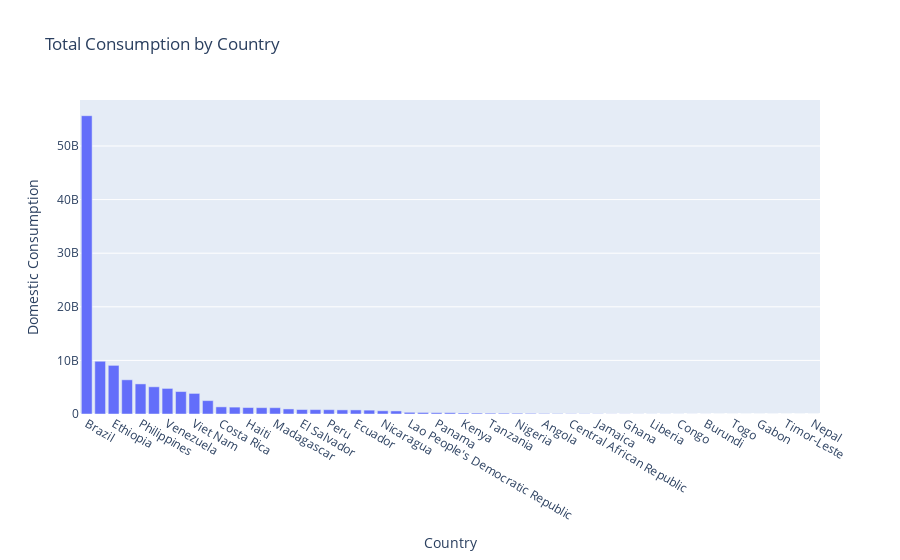
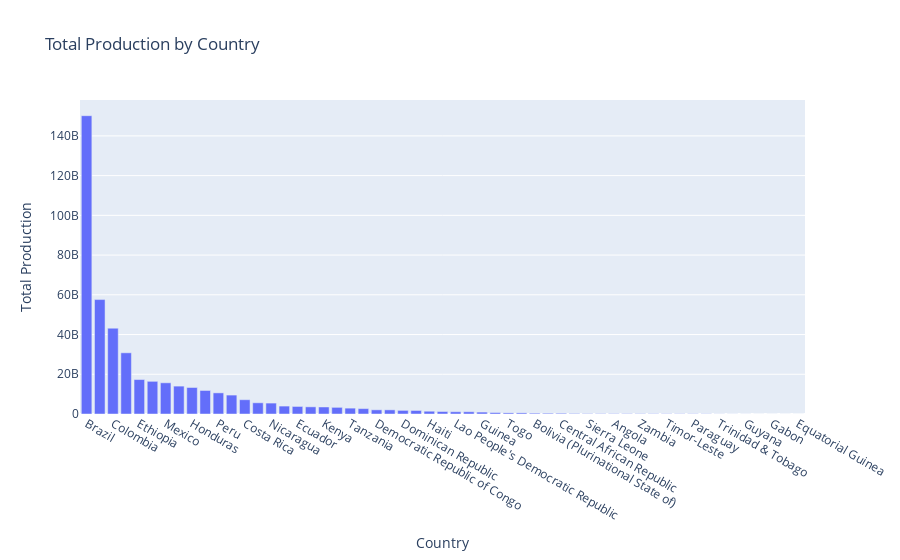

The code cell stored with these charts, in order, in its notebook:
### Markdown cell above
### Examining total Production + Consumption

### Code cell
grouped_consumption = domestic_consumption[['Country', 'Domestic Consumption']].groupby(['Country']).sum().reset_index()
grouped_production = coffee_production[['Country', 'Total Production']].groupby(['Country']).sum().reset_index()
grouped_consumption.head(10)
consumption_fig = px.bar(grouped_consumption.sort_values(by = 'Domestic Consumption', ascending= False), 
                         x = 'Country', y = 'Domestic Consumption', title = "Total Consumption by Country")
production_fig = px.bar(grouped_production.sort_values(by = 'Total Production', ascending= False), 
                         x = 'Country', y = 'Total Production', title = "Total Production by Country")
consumption_fig.show()
production_fig.show()

### Figure 1 — Plotly figure (JSON) as saved in the notebook; plotly's stock layout.template omitted (floating-point values rounded to 4 significant figures)
{"data": [{"alignmentgroup": "True", "hovertemplate": "Country=%{x}<br>Domestic Consumption=%{y}<extra></extra>", "legendgroup": "", "marker": {"color": "#636efa", "pattern": {"shape": ""}}, "name": "", "offsetgroup": "", "orientation": "v", "showlegend": false, "textposition": "auto", "type": "bar", "x": ["Brazil", "Indonesia", "Ethiopia", "Mexico", "Philippines", "Colombia", "Venezuela", "India", "Viet Nam", "Thailand", "Costa Rica", "Dominican Republic", "Haiti", "Guatemala", "Madagascar", "Honduras", "El Salvador", "Côte d'Ivoire", "Peru", "Cuba", "Ecuador", "Democratic Republic of Congo", "Nicaragua", "Uganda", "Lao People's Democratic Republic", "Cameroon", "Panama", "Yemen", "Kenya", "Guinea", "Tanzania", "Bolivia (Plurinational State of)", "Nigeria", "Sri Lanka", "Angola", "Paraguay", "Central African Republic", "Trinidad & Tobago", "Jamaica", "Sierra Leone", "Ghana", "Guyana", "Liberia", "Zimbabwe", "Congo", "Papua New Guinea", "Burundi", "Malawi", "Togo", "Rwanda", "Gabon", "Zambia", "Timor-Leste", "Equatorial Guinea", "Nepal"], "xaxis": "x", "y": [55649400000, 9840960000, 9073080000, 6379320000, 5614560000, 5073552768, 4772135998, 4186920000, 3841856640, 2497200000, 1330670400, 1285646760, 1201200000, 1181760000, 1177411920, 943701360, 834484080, 820520280, 804000000, 768012000, 763080000, 719760000, 599400600, 569632800, 315960000, 286901880, 245833920, 243240000, 190380000, 173460000, 152850120, 150360000, 141480000, 116600040, 93000000, 70200000, 49588800, 42180000, 37376040, 20160000, 19941600, 18406080, 17280000, 17191920, 10720080, 7216800, 6824040, 4680000, 4335240, 4279920, 2246280, 1983840, 588000, 0, 0], "yaxis": "y"}], "layout": {"barmode": "relative", "legend": {"tracegroupgap": 0}, "title": {"text": "Total Consumption by Country"}, "xaxis": {"anchor": "y", "domain": [0, 1], "title": {"text": "Country"}}, "yaxis": {"anchor": "x", "domain": [0, 1], "title": {"text": "Domestic Consumption"}}}}

### Figure 2 — Plotly figure (JSON) as saved in the notebook; plotly's stock layout.template omitted (floating-point values rounded to 4 significant figures)
{"data": [{"alignmentgroup": "True", "hovertemplate": "Country=%{x}<br>Total Production=%{y}<extra></extra>", "legendgroup": "", "marker": {"color": "#636efa", "pattern": {"shape": ""}}, "name": "", "offsetgroup": "", "orientation": "v", "showlegend": false, "textposition": "auto", "type": "bar", "x": ["Brazil", "Viet Nam", "Colombia", "Indonesia", "Ethiopia", "India", "Mexico", "Guatemala", "Honduras", "Uganda", "Peru", "Côte d'Ivoire", "Costa Rica", "El Salvador", "Nicaragua", "Venezuela", "Ecuador", "Papua New Guinea", "Kenya", "Thailand", "Tanzania", "Cameroon", "Democratic Republic of Congo", "Madagascar", "Dominican Republic", "Philippines", "Haiti", "Burundi", "Lao People's Democratic Republic", "Rwanda", "Guinea", "Cuba", "Togo", "Panama", "Bolivia (Plurinational State of)", "Yemen", "Central African Republic", "Zimbabwe", "Sierra Leone", "Malawi", "Angola", "Nigeria", "Zambia", "Sri Lanka", "Timor-Leste", "Ghana", "Paraguay", "Jamaica", "Trinidad & Tobago", "Liberia", "Guyana", "Congo", "Gabon", "Nepal", "Equatorial Guinea"], "xaxis": "x", "y": [150165960000, 57606360000, 43197240000, 30809760000, 17339040000, 16444440000, 15707040000, 14041080000, 13345440000, 11838960000, 10635240000, 9522840000, 7193400000, 5641800000, 5498760000, 3985560000, 3800760000, 3606240000, 3536640000, 3348000000, 2949360000, 2717280000, 2102160000, 2091120000, 1819080000, 1781400000, 1397760000, 1247280000, 1136160000, 1135080000, 964920000, 718320000, 562800000, 561960000, 414000000, 381840000, 368040000, 264240000, 174360000, 164520000, 164160000, 163800000, 153600000, 147720000, 137280000, 127320000, 124440000, 108000000, 51480000, 29760000, 21600000, 13800000, 5400000, 2880000, 2160000], "yaxis": "y"}], "layout": {"barmode": "relative", "legend": {"tracegroupgap": 0}, "title": {"text": "Total Production by Country"}, "xaxis": {"anchor": "y", "domain": [0, 1], "title": {"text": "Country"}}, "yaxis": {"anchor": "x", "domain": [0, 1], "title": {"text": "Total Production"}}}}
